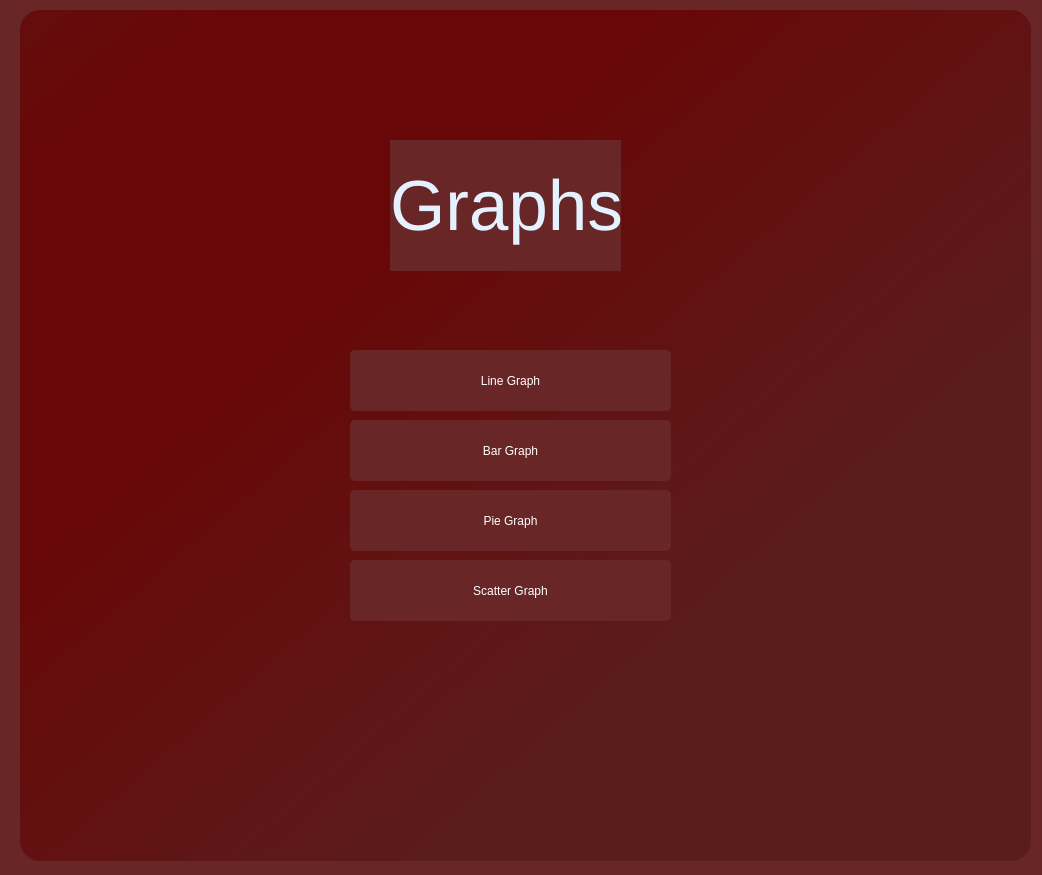
<?xml version="1.0" encoding="UTF-8"?>
<ui version="4.0">
 <class>Form</class>
 <widget class="QWidget" name="Form">
  <property name="geometry">
   <rect>
    <x>0</x>
    <y>0</y>
    <width>1042</width>
    <height>875</height>
   </rect>
  </property>
  <property name="windowTitle">
   <string>Form</string>
  </property>
  <property name="styleSheet">
   <string notr="true">background-color: rgb(104, 38, 38);
</string>
  </property>
  <widget class="QPushButton" name="SingleColSort">
   <property name="geometry">
    <rect>
     <x>350</x>
     <y>350</y>
     <width>321</width>
     <height>61</height>
    </rect>
   </property>
   <property name="styleSheet">
    <string notr="true">
background-color: rgb(104, 38, 38);
color: rgb(255, 255, 255);
font: 16pt &quot;Mongolian Baiti&quot;;
border-radius: 5px;




</string>
   </property>
   <property name="text">
    <string>Line Graph</string>
   </property>
  </widget>
  <widget class="QPushButton" name="MultiColSort">
   <property name="geometry">
    <rect>
     <x>350</x>
     <y>420</y>
     <width>321</width>
     <height>61</height>
    </rect>
   </property>
   <property name="styleSheet">
    <string notr="true">background-color: rgb(104, 38, 38);
color: rgb(255, 255, 255);
font: 16pt &quot;Mongolian Baiti&quot;;
border-radius: 5px;




</string>
   </property>
   <property name="text">
    <string>Bar Graph</string>
   </property>
  </widget>
  <widget class="QLabel" name="label_2">
   <property name="geometry">
    <rect>
     <x>390</x>
     <y>140</y>
     <width>231</width>
     <height>131</height>
    </rect>
   </property>
   <property name="maximumSize">
    <size>
     <width>501</width>
     <height>131</height>
    </size>
   </property>
   <property name="font">
    <font>
     <family>MS Shell Dlg 2</family>
     <pointsize>53</pointsize>
     <weight>9</weight>
     <italic>false</italic>
     <bold>false</bold>
    </font>
   </property>
   <property name="styleSheet">
    <string notr="true">color: #E4F1FF;
font: 75 53pt &quot;MS Shell Dlg 2&quot;;</string>
   </property>
   <property name="text">
    <string>Graphs</string>
   </property>
  </widget>
  <widget class="QPushButton" name="MultiColSearch">
   <property name="geometry">
    <rect>
     <x>350</x>
     <y>560</y>
     <width>321</width>
     <height>61</height>
    </rect>
   </property>
   <property name="styleSheet">
    <string notr="true">background-color: rgb(104, 38, 38);
color: rgb(255, 255, 255);
font: 16pt &quot;Mongolian Baiti&quot;;
border-radius: 5px;




</string>
   </property>
   <property name="text">
    <string>Scatter Graph</string>
   </property>
  </widget>
  <widget class="QPushButton" name="SingleColSearch">
   <property name="geometry">
    <rect>
     <x>350</x>
     <y>490</y>
     <width>321</width>
     <height>61</height>
    </rect>
   </property>
   <property name="styleSheet">
    <string notr="true">background-color: rgb(104, 38, 38);
color: rgb(255, 255, 255);
font: 16pt &quot;Mongolian Baiti&quot;;
border-radius: 5px;




</string>
   </property>
   <property name="text">
    <string>Pie Graph</string>
   </property>
  </widget>
  <widget class="QLabel" name="label_10">
   <property name="geometry">
    <rect>
     <x>20</x>
     <y>10</y>
     <width>1011</width>
     <height>851</height>
    </rect>
   </property>
   <property name="styleSheet">
    <string notr="true">background-color:qlineargradient(spread:reflect, x1:0.977273, y1:0.942, x2:0.215909, y2:0.205, stop:0.352273 rgba(88, 26, 26, 209), stop:0.863636 rgba(104, 0, 0, 209));
border-radius:20px;</string>
   </property>
   <property name="text">
    <string/>
   </property>
  </widget>
  <zorder>label_10</zorder>
  <zorder>SingleColSort</zorder>
  <zorder>MultiColSort</zorder>
  <zorder>label_2</zorder>
  <zorder>MultiColSearch</zorder>
  <zorder>SingleColSearch</zorder>
 </widget>
 <resources/>
 <connections/>
</ui>
